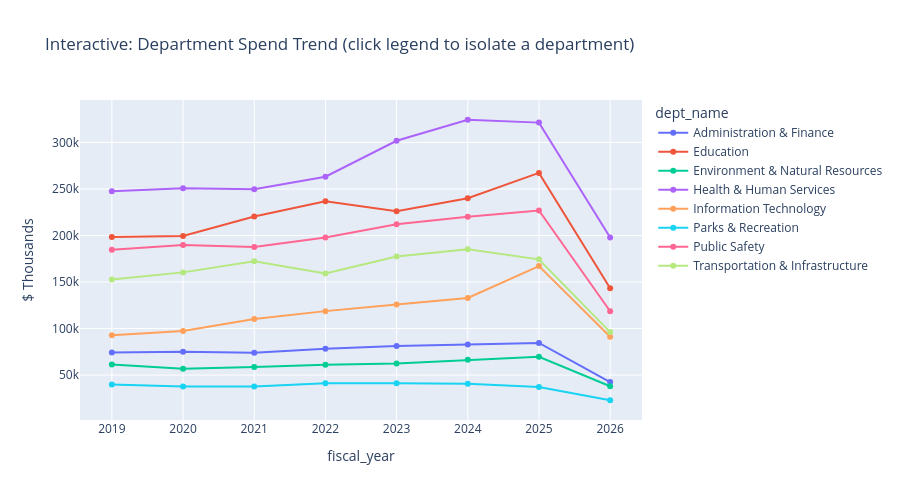

This figure's notebook cell:
### Code cell
trend = master.groupby(["fiscal_year", "dept_name"]).actual_spend.sum().reset_index()
fig = px.line(trend, x="fiscal_year", y="actual_spend", color="dept_name", markers=True,
              title="Interactive: Department Spend Trend (click legend to isolate a department)")
fig.update_layout(height=500, yaxis_title="$ Thousands")
fig.show()

### Figure 1 — Plotly figure (JSON) as saved in the notebook; plotly's stock layout.template omitted (floating-point values rounded to 4 significant figures)
{"data": [{"hovertemplate": "dept_name=Administration & Finance<br>fiscal_year=%{x}<br>actual_spend=%{y}<extra></extra>", "legendgroup": "Administration & Finance", "line": {"color": "#636efa", "dash": "solid"}, "marker": {"symbol": "circle"}, "mode": "lines+markers", "name": "Administration & Finance", "orientation": "v", "showlegend": true, "type": "scatter", "x": [2019, 2020, 2021, 2022, 2023, 2024, 2025, 2026], "xaxis": "x", "y": [74250.0, 75030.0, 74010.0, 78420.0, 81260.0, 82880.0, 84530.0, 42480.0], "yaxis": "y"}, {"hovertemplate": "dept_name=Education<br>fiscal_year=%{x}<br>actual_spend=%{y}<extra></extra>", "legendgroup": "Education", "line": {"color": "#EF553B", "dash": "solid"}, "marker": {"symbol": "circle"}, "mode": "lines+markers", "name": "Education", "orientation": "v", "showlegend": true, "type": "scatter", "x": [2019, 2020, 2021, 2022, 2023, 2024, 2025, 2026], "xaxis": "x", "y": [198300.0, 199500.0, 220500.0, 236900.0, 226200.0, 240100.0, 267300.0, 143400.0], "yaxis": "y"}, {"hovertemplate": "dept_name=Environment & Natural Resources<br>fiscal_year=%{x}<br>actual_spend=%{y}<extra></extra>", "legendgroup": "Environment & Natural Resources", "line": {"color": "#00cc96", "dash": "solid"}, "marker": {"symbol": "circle"}, "mode": "lines+markers", "name": "Environment & Natural Resources", "orientation": "v", "showlegend": true, "type": "scatter", "x": [2019, 2020, 2021, 2022, 2023, 2024, 2025, 2026], "xaxis": "x", "y": [61300.0, 56730.0, 58670.0, 60980.0, 62440.0, 66410.0, 69720.0, 38030.0], "yaxis": "y"}, {"hovertemplate": "dept_name=Health & Human Services<br>fiscal_year=%{x}<br>actual_spend=%{y}<extra></extra>", "legendgroup": "Health & Human Services", "line": {"color": "#ab63fa", "dash": "solid"}, "marker": {"symbol": "circle"}, "mode": "lines+markers", "name": "Health & Human Services", "orientation": "v", "showlegend": true, "type": "scatter", "x": [2019, 2020, 2021, 2022, 2023, 2024, 2025, 2026], "xaxis": "x", "y": [247600.0, 250900.0, 249800.0, 263200.0, 301800.0, 324400.0, 321300.0, 197900.0], "yaxis": "y"}, {"hovertemplate": "dept_name=Information Technology<br>fiscal_year=%{x}<br>actual_spend=%{y}<extra></extra>", "legendgroup": "Information Technology", "line": {"color": "#FFA15A", "dash": "solid"}, "marker": {"symbol": "circle"}, "mode": "lines+markers", "name": "Information Technology", "orientation": "v", "showlegend": true, "type": "scatter", "x": [2019, 2020, 2021, 2022, 2023, 2024, 2025, 2026], "xaxis": "x", "y": [92690.0, 97490.0, 110300.0, 118700.0, 125700.0, 132900.0, 167100.0, 91180.0], "yaxis": "y"}, {"hovertemplate": "dept_name=Parks & Recreation<br>fiscal_year=%{x}<br>actual_spend=%{y}<extra></extra>", "legendgroup": "Parks & Recreation", "line": {"color": "#19d3f3", "dash": "solid"}, "marker": {"symbol": "circle"}, "mode": "lines+markers", "name": "Parks & Recreation", "orientation": "v", "showlegend": true, "type": "scatter", "x": [2019, 2020, 2021, 2022, 2023, 2024, 2025, 2026], "xaxis": "x", "y": [39880.0, 37810.0, 37840.0, 41100.0, 41130.0, 40710.0, 37270.0, 22960.0], "yaxis": "y"}, {"hovertemplate": "dept_name=Public Safety<br>fiscal_year=%{x}<br>actual_spend=%{y}<extra></extra>", "legendgroup": "Public Safety", "line": {"color": "#FF6692", "dash": "solid"}, "marker": {"symbol": "circle"}, "mode": "lines+markers", "name": "Public Safety", "orientation": "v", "showlegend": true, "type": "scatter", "x": [2019, 2020, 2021, 2022, 2023, 2024, 2025, 2026], "xaxis": "x", "y": [184600.0, 189900.0, 187700.0, 198000.0, 212200.0, 220200.0, 226900.0, 118600.0], "yaxis": "y"}, {"hovertemplate": "dept_name=Transportation & Infrastructure<br>fiscal_year=%{x}<br>actual_spend=%{y}<extra></extra>", "legendgroup": "Transportation & Infrastructure", "line": {"color": "#B6E880", "dash": "solid"}, "marker": {"symbol": "circle"}, "mode": "lines+markers", "name": "Transportation & Infrastructure", "orientation": "v", "showlegend": true, "type": "scatter", "x": [2019, 2020, 2021, 2022, 2023, 2024, 2025, 2026], "xaxis": "x", "y": [152800.0, 160400.0, 172500.0, 159200.0, 177400.0, 185100.0, 174400.0, 96170.0], "yaxis": "y"}], "layout": {"height": 500, "legend": {"title": {"text": "dept_name"}, "tracegroupgap": 0}, "title": {"text": "Interactive: Department Spend Trend (click legend to isolate a department)"}, "xaxis": {"anchor": "y", "domain": [0.0, 1.0], "title": {"text": "fiscal_year"}}, "yaxis": {"anchor": "x", "domain": [0.0, 1.0], "title": {"text": "$ Thousands"}}}}
